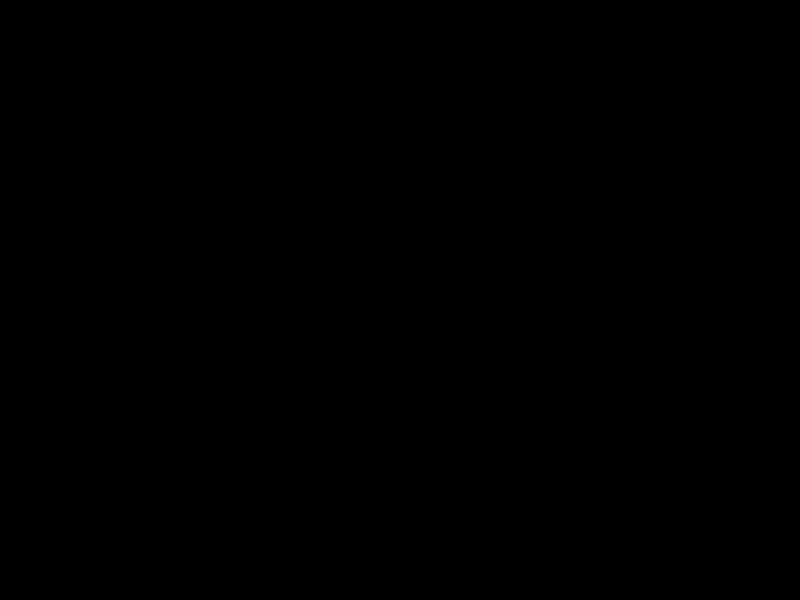
Frame 1 (no input)
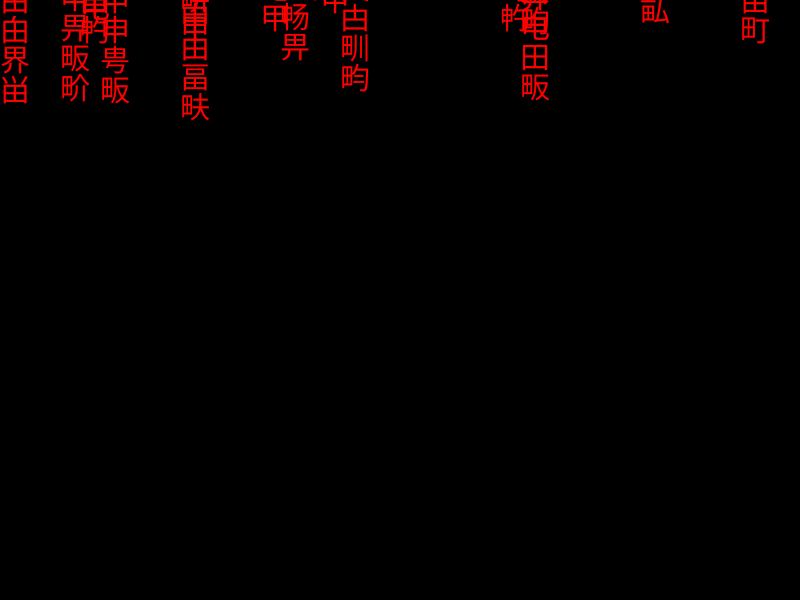
Frame 60 (no input)
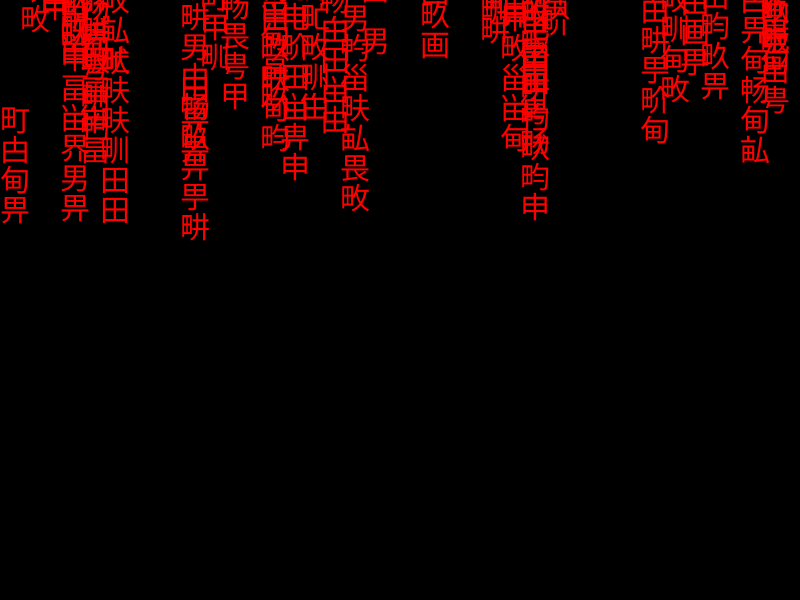
Frame 120 (the mouse pressed at the canvas centre since frame 60)

The p5.js sketch that drew these frames (run headless with seeded random() and noise() and a simulated clock; from frame 60 on, the mouse is pressed at the canvas centre):

// p5.js sketch
// ── sketch.js

var flow = [];
//var flow1;
var wordSize = 30;
function setup () {
  createCanvas(800,600); 
  for (let i = 0; i < 50; i++){
    flow[i] = new Flow();
  }
  //flow1 = new Flow();

}

var randomnum;
function draw() {
  background(0);

 for(let i = 0; i < flow.length; i++) {
   flow[i].render();
   flow[i].replay();
 }
    //flow.render();
    // flow1.render();
    // flow1.replay();



}
// ── flow.js

function Flow() {
    let randomplace = floor(random(0, 39))*20
    let numberofword = floor(random(1, 15));
    let randomstart = floor(random(0,300))
    let word = [];



    for (i= 0; i< numberofword ; i++) {
      word[i] = new Word(i*wordSize,randomplace, randomstart);
    }
  
    this.render = function () {
        for (i = 0; i < word.length; i++){
            word[i].render();
            word[i].update();
        }
    
    }

    this.replay = function () {
        if ( word[word.length-1].y - word[word.length-1].a - word[word.length-1].b   == 600 + wordSize ){
            console.log('true')
            for (i = 0; i < word.length; i++){
                word[i].y = 0;
            }
         }
    }

}
// ── word.js
function Word (a, x, b) {  
  
    let randomnum;
    this.x = x;
    this.y = 0;
    this.gravity = 0;
    this.velocity = 2;
    this.a = a;
    this.b = b;
  
  
    this.render = function() {
      textSize(wordSize);
  
      if (frameCount % 20 == 0 ){
        randomnum = random()*33
      }
  
      text(String.fromCharCode(3e4+randomnum), this.x, this.y -a - b);
      fill(255,0,0);
    }
  
    this.update = function() {
      //this.gravity += this.velocity;
      this.y += this.velocity;
    }
  
  }
